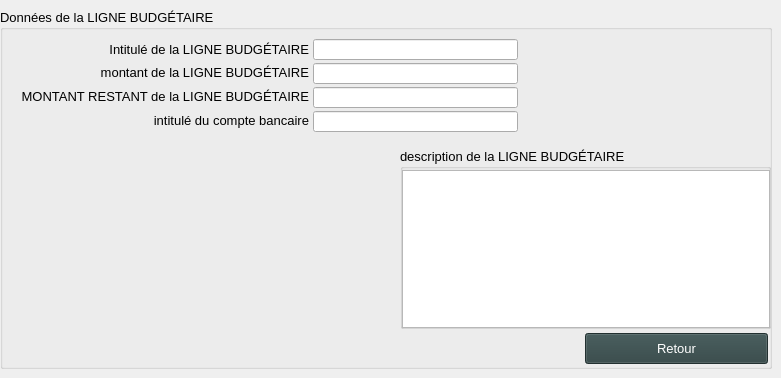
    <widget class="QWidget" name="tab_4">
     <attribute name="title">
      <string>LIGNE BUDGÉTAIRE</string>
     </attribute>
     <widget class="QGroupBox" name="groupBox_14">
      <property name="geometry">
       <rect>
        <x>0</x>
        <y>9</y>
        <width>772</width>
        <height>360</height>
       </rect>
      </property>
      <property name="font">
       <font>
        <pointsize>10</pointsize>
        <weight>50</weight>
        <bold>false</bold>
       </font>
      </property>
      <property name="title">
       <string>Données de la LIGNE BUDGÉTAIRE</string>
      </property>
      <widget class="QLabel" name="label_creer_compte_bancaire_reference_du_compte_bancaire_2">
       <property name="geometry">
        <rect>
         <x>20</x>
         <y>30</y>
         <width>289</width>
         <height>21</height>
        </rect>
       </property>
       <property name="text">
        <string>Intitulé de la LIGNE BUDGÉTAIRE</string>
       </property>
       <property name="alignment">
        <set>Qt::AlignRight|Qt::AlignTrailing|Qt::AlignVCenter</set>
       </property>
      </widget>
      <widget class="YerothLineEdit" name="lineEdit_detail_INTITULE_de_la_LIGNE_BUDGETAIRE">
       <property name="geometry">
        <rect>
         <x>313</x>
         <y>30</y>
         <width>205</width>
         <height>21</height>
        </rect>
       </property>
       <property name="font">
        <font>
         <pointsize>10</pointsize>
         <weight>50</weight>
         <bold>false</bold>
        </font>
       </property>
      </widget>
      <widget class="QGroupBox" name="groupBox_15">
       <property name="geometry">
        <rect>
         <x>400</x>
         <y>139</y>
         <width>371</width>
         <height>181</height>
        </rect>
       </property>
       <property name="font">
        <font>
         <pointsize>10</pointsize>
         <weight>50</weight>
         <italic>false</italic>
         <bold>false</bold>
        </font>
       </property>
       <property name="title">
        <string>description de la LIGNE BUDGÉTAIRE</string>
       </property>
       <widget class="YerothTextEdit" name="textEdit_detail_dune_LIGNE_budgetaire">
        <property name="geometry">
         <rect>
          <x>2</x>
          <y>22</y>
          <width>368</width>
          <height>158</height>
         </rect>
        </property>
        <property name="font">
         <font>
          <pointsize>10</pointsize>
          <weight>50</weight>
          <italic>false</italic>
          <bold>false</bold>
         </font>
        </property>
       </widget>
      </widget>
      <widget class="QLabel" name="label_creer_compte_bancaire_INTITULE_DU_COMPTE_BANCAIRE">
       <property name="geometry">
        <rect>
         <x>20</x>
         <y>101</y>
         <width>289</width>
         <height>21</height>
        </rect>
       </property>
       <property name="text">
        <string>intitulé du compte bancaire</string>
       </property>
       <property name="alignment">
        <set>Qt::AlignRight|Qt::AlignTrailing|Qt::AlignVCenter</set>
       </property>
      </widget>
      <widget class="YerothLineEdit" name="lineEdit_detail_INTITULE_DU_COMPTE_BANCAIRE">
       <property name="geometry">
        <rect>
         <x>313</x>
         <y>102</y>
         <width>205</width>
         <height>21</height>
        </rect>
       </property>
       <property name="font">
        <font>
         <pointsize>10</pointsize>
         <weight>50</weight>
         <bold>false</bold>
        </font>
       </property>
      </widget>
      <widget class="QLabel" name="label_detail_MONTANT_DE_LA_LIGNE_BUDGETAIRE">
       <property name="geometry">
        <rect>
         <x>20</x>
         <y>53</y>
         <width>289</width>
         <height>21</height>
        </rect>
       </property>
       <property name="text">
        <string>montant de la LIGNE BUDGÉTAIRE</string>
       </property>
       <property name="alignment">
        <set>Qt::AlignRight|Qt::AlignTrailing|Qt::AlignVCenter</set>
       </property>
      </widget>
      <widget class="YerothLineEdit" name="lineEdit_detail_montant_de_la_LIGNE_BUDGETAIRE">
       <property name="geometry">
        <rect>
         <x>313</x>
         <y>54</y>
         <width>205</width>
         <height>21</height>
        </rect>
       </property>
       <property name="font">
        <font>
         <pointsize>10</pointsize>
         <weight>50</weight>
         <bold>false</bold>
        </font>
       </property>
      </widget>
      <widget class="YerothPushButton" name="pushButton_detail_LIGNE_budgetaire_retour">
       <property name="geometry">
        <rect>
         <x>585</x>
         <y>324</y>
         <width>183</width>
         <height>31</height>
        </rect>
       </property>
       <property name="palette">
        <palette>
         <active>
          <colorrole role="WindowText">
           <brush brushstyle="SolidPattern">
            <color alpha="255">
             <red>255</red>
             <green>255</green>
             <blue>255</blue>
            </color>
           </brush>
          </colorrole>
          <colorrole role="Button">
           <brush brushstyle="SolidPattern">
            <color alpha="255">
             <red>47</red>
             <green>67</green>
             <blue>67</blue>
            </color>
           </brush>
          </colorrole>
          <colorrole role="Light">
           <brush brushstyle="SolidPattern">
            <color alpha="255">
             <red>70</red>
             <green>100</green>
             <blue>100</blue>
            </color>
           </brush>
          </colorrole>
          <colorrole role="Midlight">
           <brush brushstyle="SolidPattern">
            <color alpha="255">
             <red>58</red>
             <green>83</green>
             <blue>83</blue>
            </color>
           </brush>
          </colorrole>
          <colorrole role="Dark">
           <brush brushstyle="SolidPattern">
            <color alpha="255">
             <red>23</red>
             <green>33</green>
             <blue>33</blue>
            </color>
           </brush>
          </colorrole>
          <colorrole role="Mid">
           <brush brushstyle="SolidPattern">
            <color alpha="255">
             <red>31</red>
             <green>44</green>
             <blue>44</blue>
            </color>
           </brush>
          </colorrole>
          <colorrole role="Text">
           <brush brushstyle="SolidPattern">
            <color alpha="255">
             <red>255</red>
             <green>255</green>
             <blue>255</blue>
            </color>
           </brush>
          </colorrole>
          <colorrole role="BrightText">
           <brush brushstyle="SolidPattern">
            <color alpha="255">
             <red>255</red>
             <green>255</green>
             <blue>255</blue>
            </color>
           </brush>
          </colorrole>
          <colorrole role="ButtonText">
           <brush brushstyle="SolidPattern">
            <color alpha="255">
             <red>255</red>
             <green>255</green>
             <blue>255</blue>
            </color>
           </brush>
          </colorrole>
          <colorrole role="Base">
           <brush brushstyle="SolidPattern">
            <color alpha="255">
             <red>0</red>
             <green>0</green>
             <blue>0</blue>
            </color>
           </brush>
          </colorrole>
          <colorrole role="Window">
           <brush brushstyle="SolidPattern">
            <color alpha="255">
             <red>47</red>
             <green>67</green>
             <blue>67</blue>
            </color>
           </brush>
          </colorrole>
          <colorrole role="Shadow">
           <brush brushstyle="SolidPattern">
            <color alpha="255">
             <red>0</red>
             <green>0</green>
             <blue>0</blue>
            </color>
           </brush>
          </colorrole>
          <colorrole role="AlternateBase">
           <brush brushstyle="SolidPattern">
            <color alpha="255">
             <red>23</red>
             <green>33</green>
             <blue>33</blue>
            </color>
           </brush>
          </colorrole>
          <colorrole role="ToolTipBase">
           <brush brushstyle="SolidPattern">
            <color alpha="255">
             <red>255</red>
             <green>255</green>
             <blue>220</blue>
            </color>
           </brush>
          </colorrole>
          <colorrole role="ToolTipText">
           <brush brushstyle="SolidPattern">
            <color alpha="255">
             <red>0</red>
             <green>0</green>
             <blue>0</blue>
            </color>
           </brush>
          </colorrole>
          <colorrole role="PlaceholderText">
           <brush brushstyle="NoBrush">
            <color alpha="128">
             <red>255</red>
             <green>255</green>
             <blue>255</blue>
            </color>
           </brush>
          </colorrole>
         </active>
         <inactive>
          <colorrole role="WindowText">
           <brush brushstyle="SolidPattern">
            <color alpha="255">
             <red>255</red>
             <green>255</green>
             <blue>255</blue>
            </color>
           </brush>
          </colorrole>
          <colorrole role="Button">
           <brush brushstyle="SolidPattern">
            <color alpha="255">
             <red>47</red>
             <green>67</green>
             <blue>67</blue>
            </color>
           </brush>
          </colorrole>
          <colorrole role="Light">
           <brush brushstyle="SolidPattern">
            <color alpha="255">
             <red>70</red>
             <green>100</green>
             <blue>100</blue>
            </color>
           </brush>
          </colorrole>
          <colorrole role="Midlight">
           <brush brushstyle="SolidPattern">
            <color alpha="255">
             <red>58</red>
             <green>83</green>
             <blue>83</blue>
            </color>
           </brush>
          </colorrole>
          <colorrole role="Dark">
           <brush brushstyle="SolidPattern">
            <color alpha="255">
             <red>23</red>
             <green>33</green>
             <blue>33</blue>
            </color>
           </brush>
          </colorrole>
          <colorrole role="Mid">
           <brush brushstyle="SolidPattern">
            <color alpha="255">
             <red>31</red>
             <green>44</green>
             <blue>44</blue>
            </color>
           </brush>
          </colorrole>
          <colorrole role="Text">
           <brush brushstyle="SolidPattern">
            <color alpha="255">
             <red>255</red>
             <green>255</green>
             <blue>255</blue>
            </color>
           </brush>
          </colorrole>
          <colorrole role="BrightText">
           <brush brushstyle="SolidPattern">
            <color alpha="255">
             <red>255</red>
             <green>255</green>
             <blue>255</blue>
            </color>
           </brush>
          </colorrole>
          <colorrole role="ButtonText">
           <brush brushstyle="SolidPattern">
            <color alpha="255">
             <red>255</red>
             <green>255</green>
             <blue>255</blue>
            </color>
           </brush>
          </colorrole>
          <colorrole role="Base">
           <brush brushstyle="SolidPattern">
            <color alpha="255">
             <red>0</red>
             <green>0</green>
             <blue>0</blue>
            </color>
           </brush>
          </colorrole>
          <colorrole role="Window">
           <brush brushstyle="SolidPattern">
            <color alpha="255">
             <red>47</red>
             <green>67</green>
             <blue>67</blue>
            </color>
           </brush>
          </colorrole>
          <colorrole role="Shadow">
           <brush brushstyle="SolidPattern">
            <color alpha="255">
             <red>0</red>
             <green>0</green>
             <blue>0</blue>
            </color>
           </brush>
          </colorrole>
          <colorrole role="AlternateBase">
           <brush brushstyle="SolidPattern">
            <color alpha="255">
             <red>23</red>
             <green>33</green>
             <blue>33</blue>
            </color>
           </brush>
          </colorrole>
          <colorrole role="ToolTipBase">
           <brush brushstyle="SolidPattern">
            <color alpha="255">
             <red>255</red>
             <green>255</green>
             <blue>220</blue>
            </color>
           </brush>
          </colorrole>
          <colorrole role="ToolTipText">
           <brush brushstyle="SolidPattern">
            <color alpha="255">
             <red>0</red>
             <green>0</green>
             <blue>0</blue>
            </color>
           </brush>
          </colorrole>
          <colorrole role="PlaceholderText">
           <brush brushstyle="NoBrush">
            <color alpha="128">
             <red>255</red>
             <green>255</green>
             <blue>255</blue>
            </color>
           </brush>
          </colorrole>
         </inactive>
         <disabled>
          <colorrole role="WindowText">
           <brush brushstyle="SolidPattern">
            <color alpha="255">
             <red>23</red>
             <green>33</green>
             <blue>33</blue>
            </color>
           </brush>
          </colorrole>
          <colorrole role="Button">
           <brush brushstyle="SolidPattern">
            <color alpha="255">
             <red>47</red>
             <green>67</green>
             <blue>67</blue>
            </color>
           </brush>
          </colorrole>
          <colorrole role="Light">
           <brush brushstyle="SolidPattern">
            <color alpha="255">
             <red>70</red>
             <green>100</green>
             <blue>100</blue>
            </color>
           </brush>
          </colorrole>
          <colorrole role="Midlight">
           <brush brushstyle="SolidPattern">
            <color alpha="255">
             <red>58</red>
             <green>83</green>
             <blue>83</blue>
            </color>
           </brush>
          </colorrole>
          <colorrole role="Dark">
           <brush brushstyle="SolidPattern">
            <color alpha="255">
             <red>23</red>
             <green>33</green>
             <blue>33</blue>
            </color>
           </brush>
          </colorrole>
          <colorrole role="Mid">
           <brush brushstyle="SolidPattern">
            <color alpha="255">
             <red>31</red>
             <green>44</green>
             <blue>44</blue>
            </color>
           </brush>
          </colorrole>
          <colorrole role="Text">
           <brush brushstyle="SolidPattern">
            <color alpha="255">
             <red>23</red>
             <green>33</green>
             <blue>33</blue>
            </color>
           </brush>
          </colorrole>
          <colorrole role="BrightText">
           <brush brushstyle="SolidPattern">
            <color alpha="255">
             <red>255</red>
             <green>255</green>
             <blue>255</blue>
            </color>
           </brush>
          </colorrole>
          <colorrole role="ButtonText">
           <brush brushstyle="SolidPattern">
            <color alpha="255">
             <red>23</red>
             <green>33</green>
             <blue>33</blue>
            </color>
           </brush>
          </colorrole>
          <colorrole role="Base">
           <brush brushstyle="SolidPattern">
            <color alpha="255">
             <red>47</red>
             <green>67</green>
             <blue>67</blue>
            </color>
           </brush>
          </colorrole>
          <colorrole role="Window">
           <brush brushstyle="SolidPattern">
            <color alpha="255">
             <red>47</red>
             <green>67</green>
             <blue>67</blue>
            </color>
           </brush>
          </colorrole>
          <colorrole role="Shadow">
           <brush brushstyle="SolidPattern">
            <color alpha="255">
             <red>0</red>
             <green>0</green>
             <blue>0</blue>
            </color>
           </brush>
          </colorrole>
          <colorrole role="AlternateBase">
           <brush brushstyle="SolidPattern">
            <color alpha="255">
             <red>47</red>
             <green>67</green>
             <blue>67</blue>
            </color>
           </brush>
          </colorrole>
          <colorrole role="ToolTipBase">
           <brush brushstyle="SolidPattern">
            <color alpha="255">
             <red>255</red>
             <green>255</green>
             <blue>220</blue>
            </color>
           </brush>
          </colorrole>
          <colorrole role="ToolTipText">
           <brush brushstyle="SolidPattern">
            <color alpha="255">
             <red>0</red>
             <green>0</green>
             <blue>0</blue>
            </color>
           </brush>
          </colorrole>
          <colorrole role="PlaceholderText">
           <brush brushstyle="NoBrush">
            <color alpha="128">
             <red>255</red>
             <green>255</green>
             <blue>255</blue>
            </color>
           </brush>
          </colorrole>
         </disabled>
        </palette>
       </property>
       <property name="font">
        <font>
         <pointsize>10</pointsize>
         <weight>50</weight>
         <bold>false</bold>
        </font>
       </property>
       <property name="text">
        <string>Retour</string>
       </property>
      </widget>
      <widget class="QLabel" name="label_detail_MONTANT_RESTANT_DE_LA_LIGNE_BUDGETAIRE">
       <property name="geometry">
        <rect>
         <x>20</x>
         <y>77</y>
         <width>289</width>
         <height>21</height>
        </rect>
       </property>
       <property name="text">
        <string>MONTANT RESTANT de la LIGNE BUDGÉTAIRE</string>
       </property>
       <property name="alignment">
        <set>Qt::AlignRight|Qt::AlignTrailing|Qt::AlignVCenter</set>
       </property>
      </widget>
      <widget class="YerothLineEdit" name="lineEdit_detail_montant_RESTANT_de_la_LIGNE_BUDGETAIRE">
       <property name="geometry">
        <rect>
         <x>313</x>
         <y>78</y>
         <width>205</width>
         <height>21</height>
        </rect>
       </property>
       <property name="font">
        <font>
         <pointsize>10</pointsize>
         <weight>50</weight>
         <bold>false</bold>
        </font>
       </property>
      </widget>
     </widget>
    </widget>
